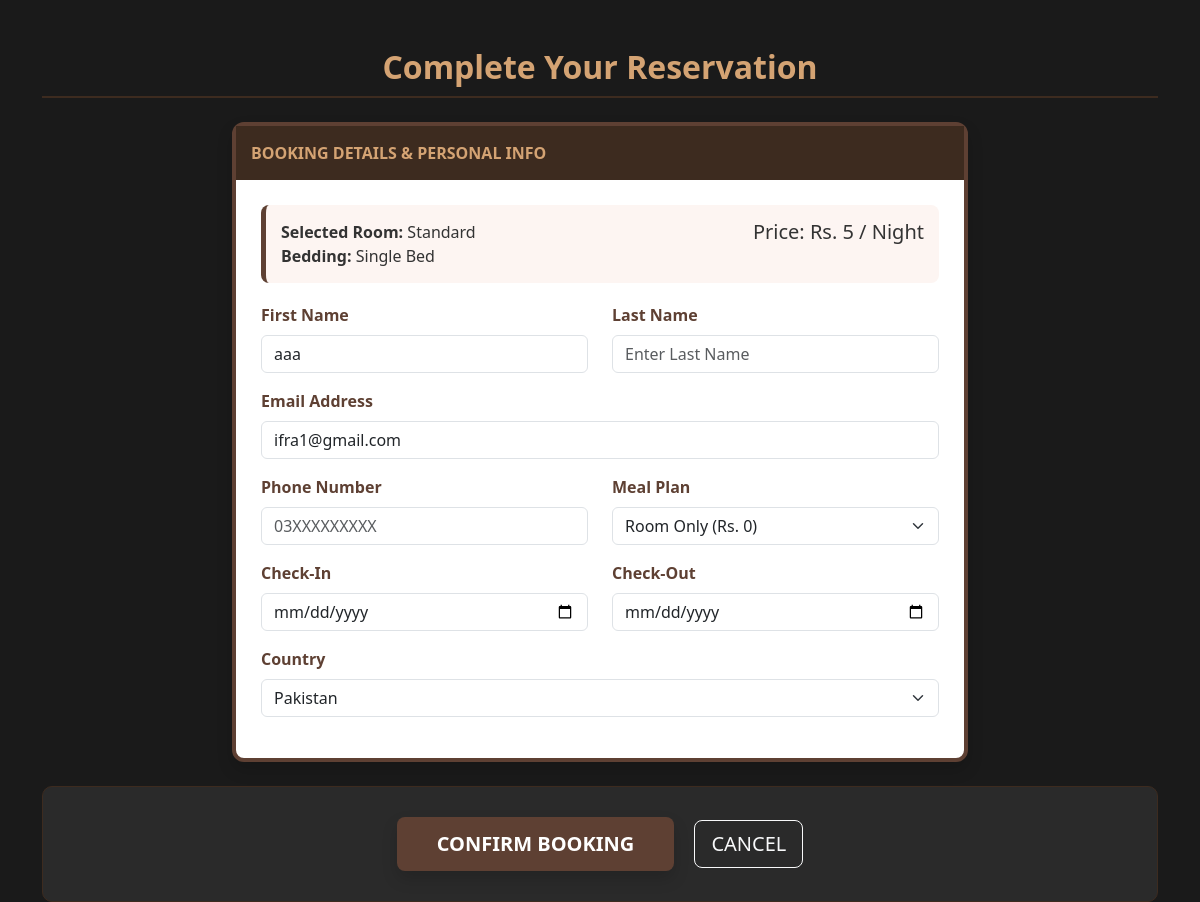
The app's page /reservation.php?room_id=10 (signed in) with its own data.
### tables this page shows
CREATE TABLE `rooms` (
  `id` int(11) NOT NULL,
  `room_number` varchar(50) NOT NULL,
  `room_type` varchar(50) NOT NULL,
  `bed_size` varchar(50) DEFAULT NULL,
  `price_per_night` decimal(10,2) NOT NULL,
  `status` enum('Available','Booked','Maintenance') DEFAULT 'Available',
  `description` text DEFAULT NULL
);

CREATE TABLE `users` (
  `id` int(11) NOT NULL,
  `fullname` varchar(100) NOT NULL,
  `email` varchar(100) NOT NULL,
  `password` varchar(255) NOT NULL,
  `role` varchar(20) DEFAULT 'guest',
  `created_at` timestamp NOT NULL DEFAULT current_timestamp()
);

### reservation.php (the view, shortened to what this page needs)
<?php
$con = mysqli_connect("localhost", "root", "", "hotel_db");
$login_user_id = $_SESSION['user_id'];
$user_res = mysqli_query($con, "SELECT * FROM users WHERE id = '$login_user_id'");
$user_data = mysqli_fetch_assoc($user_res);
$session_fname = $user_data['fullname'];
$session_email = $user_data['email'];
$r_id = isset($_GET['room_id']) ? $_GET['room_id'] : '';
$room_info = mysqli_query($con, "SELECT * FROM rooms WHERE id = '$r_id'");
$room_data = mysqli_fetch_assoc($room_info);
$room_price_per_night = $room_data['price_per_night'] ?? 0;
?>
<!DOCTYPE html>
<html lang="en">
<head>
    <link href="https://cdn.jsdelivr.net/npm/bootstrap@5.3.2/dist/css/bootstrap.min.css" rel="stylesheet">
</head>
<body>
<div class="container mt-5">
    <h2 class="page-header text-center mb-4">Complete Your Reservation</h2>
    <form method="post">
        <div class="row justify-content-center">
            <div class="col-md-8">
                <div class="panel shadow mb-4">
                    <div class="panel-heading">BOOKING DETAILS & PERSONAL INFO</div>
                    <div class="panel-body">
                        <div class="room-summary">
                            <div class="row">
                                <div class="col-sm-6">
                                    <strong>Selected Room:</strong> <?php echo $room_data['room_type']; ?> <br>
                                    <strong>Bedding:</strong> <?php echo $room_data['bed_size']; ?>
                                </div>
                                <div class="col-sm-6 text-sm-end">
                                    <h5 class="text-brown">Price: Rs. <?php echo number_format($room_price_per_night); ?> / Night</h5>
                                </div>
                            </div>
                        </div>
                        <div class="row">
                            <div class="col-md-6 mb-3">
                                <label class="form-label">First Name</label>
                                <input name="fname" class="form-control" value="<?php echo $session_fname; ?>" required>
                            </div>
                            <div class="col-md-6 mb-3">
                                <label class="form-label">Last Name</label>
                                <input name="lname" class="form-control" placeholder="Enter Last Name" required>
                            </div>
                        </div>
                        <div class="mb-3">
                            <label class="form-label">Email Address</label>
                            <input name="email" type="email" class="form-control" value="<?php echo $session_email; ?>" readonly>
                        </div>
                        <div class="row">
                            <div class="col-md-6 mb-3">
                                <label class="form-label">Phone Number</label>
                                <input name="phone" type="tel" class="form-control" placeholder="03XXXXXXXXX" required>
                            </div>
                            <div class="col-md-6 mb-3">
                                <label class="form-label">Meal Plan</label>
                                <select name="meal" class="form-select">
                                    <option value="Room only">Room Only (Rs. 0)</option>
                                </select>
                            </div>
                        </div>
                        <div class="row">
                            <div class="col-6 mb-3">
                                <label class="form-label">Check-In</label>
                                <input name="cin" type="date" class="form-control" min="<?php echo date('Y-m-d'); ?>" required>
                            </div>
                            <div class="col-6 mb-3">
                                <label class="form-label">Check-Out</label>
                                <input name="cout" type="date" class="form-control" min="<?php echo date('Y-m-d', strtotime('+1 day')); ?>" required>
                            </div>
                        </div>
                        <div class="mb-3">
                            <label class="form-label">Country</label>
                            <select name="country" class="form-select">
                                <option value="Pakistan">Pakistan</option>
                            </select>
                        </div>
                    </div>
                </div>
            </div>
        </div>
        <div class="text-center well">
            <button type="submit" name="submit" class="btn btn-reserve btn-lg me-3 shadow">CONFIRM BOOKING</button>
            <a href="rooms.php" class="btn btn-outline-light btn-lg">CANCEL</a>
        </div>
    </form>
</div>
</body>
</html>

### reservation.php (style rules this page uses)
body { background-color: #1a1a1a; color: #ffffff; font-family: 'Segoe UI', sans-serif; }
.page-header { color: #d4a373; border-bottom: 2px solid #3d2b1f; padding-bottom: 10px; font-weight: bold; }
.panel { background: #ffffff; color: #333; border-radius: 12px; border: 4px solid #5e4033; }
.panel-heading { background-color: #3d2b1f; color: #d4a373; padding: 15px; font-weight: bold; }
.panel-body { padding: 25px; }
.form-label { font-weight: 600; color: #5e4033; }
.btn-reserve { background-color: #5e4033; color: white; border: none; padding: 12px 40px; font-weight: bold; transition: 0.3s; }
.well { background: #2a2a2a; padding: 30px; border-radius: 10px; border: 1px solid #3d2b1f; }
.room-summary { background: #fdf5f2; padding: 15px; border-radius: 8px; margin-bottom: 20px; border-left: 5px solid #5e4033; color: #333; }

### records on screen
rooms: room_type "Standard", bed_size "Single Bed", price_per_night "5"
users: fname "aaa", email "ifra1@gmail.com"
